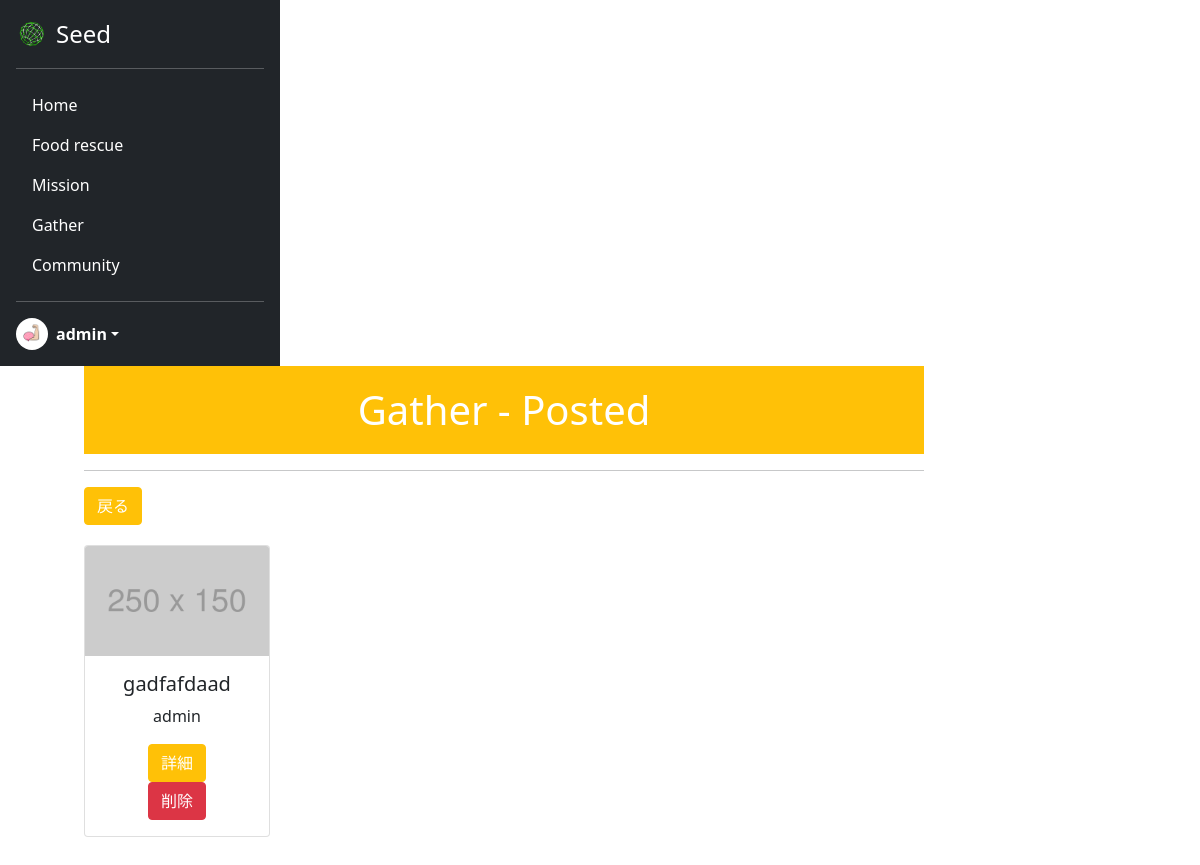
Page /mygather/ (signed in) on the earlier database version.
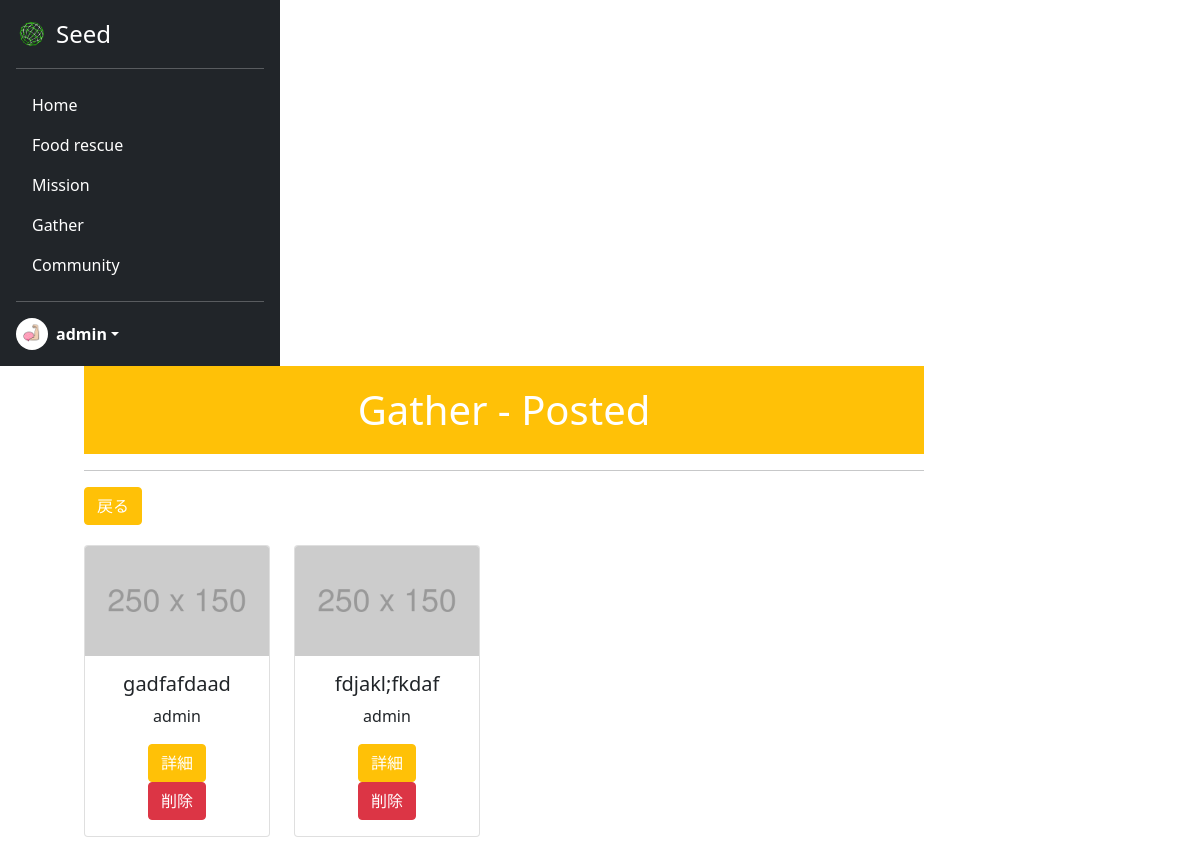
Same page on the later database version.
### seed/models.py (models this page shows)
class Gather(models.Model):
    user_id = models.ForeignKey(CustomUser, verbose_name="募集主", on_delete=models.CASCADE)
    title = models.CharField(verbose_name="タイトル", max_length=100)
    prefecture = models.ForeignKey(Prefecture, verbose_name="都道府県", on_delete=models.CASCADE)
    access = models.CharField(verbose_name="アクセス", max_length=200)
    contact = models.CharField(verbose_name="連絡先", max_length=254)
    detail = models.TextField(verbose_name="詳細", max_length=300)
    create_at = models.DateTimeField(verbose_name="作成日時", auto_now_add=True)

### acount/models.py (models this page shows)
class CustomUser(AbstractUser):
    is_general = models.BooleanField(null=True ,default=True)
    is_active = models.BooleanField(null=True ,default=False)
    profile_pic = models.ImageField(upload_to='profile_pics', blank=True)

### seed/views.py (the view)
# urls.py: path('mygather/', views.MyGatherView.as_view(), name='mygather'),
class MyGatherView(ListView):
    template_name = 'mygather.html'
    model = Gather
    context_object_name = 'mygather_list'
    def get_queryset(self):
        return Gather.objects.filter(user_id=self.request.user)

### seed/templates/mygather.html (shortened to what this page needs)
{% extends 'mypagebase.html' %}
{% load static %}
{% block content %}
<div class="text-center">
    <h1 class="title" style="background: #ffc107; color:white;">Gather - Posted</h1>
    <hr>
    <div class="text-start" style="margin-bottom:20px;">
        <a href="{% url 'seed:gather' %}" class="btn btn-warning" style="color:white;">戻る</a>
    </div>
    {% if mygather_list %}
    <div class="row" style="height: 650px; width:100%; overflow-y: scroll;">
        {% for gather in mygather_list %}
        <div class="col-3">
            <div class="card" style="width: 100%;">
                <img src="{% static 'assets/img/mypage/damy.png' %}" class="card-img-top" alt="...">
                <div class="card-body">
                    <h5 class="card-title">{{gather.title}}</h5>
                    <p class="card-text">
                        {{gather.user_id.username}}
                    </p>
                    <a href="{% url 'seed:gather_detail' gather.pk %}" class="btn btn-warning" style="color:white;">詳細</a>
                    <form method="POST">
                        <a href="{% url 'seed:gather_delete' gather.pk %}" class="btn btn-danger" style="color:white;">削除</a>
                    </form>
                </div>
            </div>
        </div>
        {% endfor %}
    </div>
    {% else %}
    <h3>投稿している募集情報はありません</h3>
    {% endif %}
</div>
{% endblock %}

Differences in the rows shown:
added Gather: title "fdjakl;fkdaf", user_id.username "admin"
